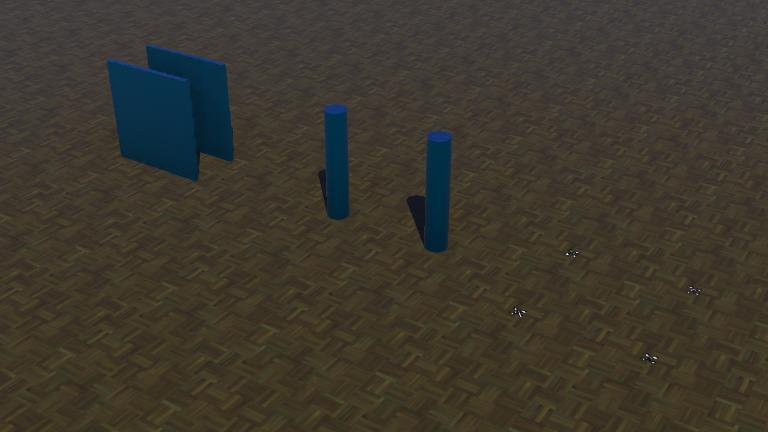
#> input picture MyThesis/crazyquad/worlds/.crazyquad.jpg, 768 x 432 px; its folder holds only this picture in this run
$ python -i CCN_obstacle_vision_sequential_fixed.py   (imports and definitions only)
#> lines starting #> are read from the running program, lines starting #| are printed output that depends on the picture; after the words box and inside, x2 and y2 are one past the last pixel; in counts of white or black regions, pixels touching at a corner belong together
#> further down, picture is the input picture: shape (432, 768, 3); mean B, G, R 45.7, 56, 61.1
### MyThesis/crazyquad/controllers/CCN1/pid_controller.py
# -*- coding: utf-8 -*-
#
#  ...........       ____  _ __
#  |  ,-^-,  |      / __ )(_) /_______________ _____  ___
#  | (  O  ) |     / __  / / __/ ___/ ___/ __ `/_  / / _ \
#  | / ,..´  |    / /_/ / / /_/ /__/ /  / /_/ / / /_/  __/
#     +.......   /_____/_/\__/\___/_/   \__,_/ /___/\___/
#
#  MIT Licence
#
#  Copyright (C) 2023 Bitcraze AB
#

"""
file: pid_controller.py

A simple PID controller for the Crazyflie
ported from pid_controller.c in the c-based controller of the Crazyflie
in Webots
"""

import numpy as np


class pid_velocity_fixed_height_controller():
    def __init__(self):
        self.past_vx_error = 0.0
        self.past_vy_error = 0.0
        self.past_alt_error = 0.0
        self.past_pitch_error = 0.0
        self.past_roll_error = 0.0
        self.altitude_integrator = 0.0
        self.last_time = 0.0

    # [49 lines left out: function pid, not called in this run]

### MyThesis/crazyquad/controllers/CCN_obstacle_vision_sequential_fixed.py
# -*- coding: utf-8 -*-
"""
CCN.py
Four-Crazyflie sequential obstacle-navigation controller for Webots R2025a.

Coordinate convention:
    +X = forward
    +Y = left
    +Z = up

Initial formation:
    D1 = (0,0)
    D2 = (0,1)
    D3 = (1,0)
    D4 = (1,1)

Motion sequence:
    D3 -> D4 -> D1 -> D2

Mission geometry:
    Column 1 = (2,0.5), diameter 0.1 m, height 2 m
    Column 2 = (3,0.5), diameter 0.1 m, height 2 m

    Wall 1 center = (5,0.2), length 1 m, thickness 0.05 m
    Wall 2 center = (5,0.7), length 1 m, thickness 0.05 m

The controller uses:
    - GPS for global position/velocity feedback
    - IMU + gyro for attitude/yaw
    - Camera + OpenCV for obstacle confirmation
    - MultiRanger for close-range safety and wall-centering
    - File flags ONLY for one-time mission synchronization.
      No os.replace()/temporary status files are used, so the
      previous WinError 5 race is avoided.
"""

from controller import Robot
from pid_controller import pid_velocity_fixed_height_controller

from math import cos, sin, sqrt, atan2, isfinite
from pathlib import Path
import csv
import os
import re
import shutil
import time as wallclock

import numpy as np
import cv2


# ============================================================
# SETTINGS
# ============================================================

TIME_STEP = 32

FLYING_ALTITUDE = 1.0
LAND_HEIGHT = 0.05

# Faster than the previous 0.20 m/s version,
# but still conservative enough for the obstacle course.
MAX_HORIZONTAL_SPEED = 0.45

KP_POS = 1.15
KP_YAW = 1.0

SETTLE_TIME = 1.0
ALTITUDE_THRESHOLD = 0.75

# Final formation = same square, shifted +6 m in X.
FINAL_X_SHIFT = 6.0


# ============================================================
# SEQUENCE
# ============================================================

START_ORDER = [3, 4, 1, 2]

PREVIOUS_DRONE = {
    3: None,
    4: 3,
    1: 4,
    2: 1,
}


# ============================================================
# INITIAL POSITIONS
# ============================================================

START_POSITIONS = {
    1: (0.0, 0.0),
    2: (0.0, 1.0),
    3: (1.0, 0.0),
    4: (1.0, 1.0),
}


# ============================================================
# OBSTACLE GEOMETRY
# ============================================================

COLUMN_1_X = 2.0
COLUMN_2_X = 3.0
COLUMN_Y = 0.5

COLUMN_GAP_CENTER_X = 2.5

# Exit after passing the two columns.
COLUMN_EXIT_X = 3.55

# Walls are centered at X=5.0 and extend 0.5 m on each side
# because their length is 1 m.
WALL_CENTER_X = 5.0

WALL_1_Y = 0.2
WALL_2_Y = 0.7

WALL_PASS_Y = 0.45

WALL_ENTRY_X = 4.35
WALL_EXIT_X = 5.65


# ============================================================
# WAYPOINTS
# ============================================================

# [30 lines left out: function build_targets, not called in this run]


# ============================================================
# ROBOT / ID
# ============================================================

# [1 line that did not run here, left out]

# [1 line that did not run here, left out]
# [1 line that did not run here, left out]

# [1 line that did not run here, left out]

# [4 lines that did not run here, left out]

# [3 lines not run here, left out]


# [1 line that did not run here, left out]

# [1 line that did not run here, left out]
# [1 line that did not run here, left out]

# [6 lines that did not run here, left out]

# [9 lines not run here, left out]


# ============================================================
# SHARED MISSION SYNCHRONIZATION
# ============================================================

controller_dir = Path(
    os.path.dirname(
        os.path.abspath(__file__)
    )
)

controllers_dir = controller_dir.parent

sync_root = controllers_dir / "_mission_sync"

# [4 lines not run here, left out]


# [126 lines left out: functions remove_old_missions, create_new_mission_for_drone3, find_current_mission, not called in this run]


# [9 lines that did not run here, left out]


# [5 lines not run here, left out]


# [161 lines left out: functions refresh_mission_if_deleted, flag_path, create_flag, flag_exists, wait_for_previous_drone, not called in this run]


# ============================================================
# FILE LOG
# ============================================================

# [3 lines that did not run here, left out]


mission_start_time = None
first_obstacle_time = None
columns_clear_time = None
walls_clear_time = None
final_time = None
landing_start_time = None
landing_complete_time = None


# [102 lines left out: functions elapsed, save_results, not called in this run]


# ============================================================
# MOTORS
# ============================================================

# [1 line that did not run here, left out]
# [1 line that did not run here, left out]
# [1 line that did not run here, left out]
# [1 line that did not run here, left out]

# [12 lines not run here, left out]


# ============================================================
# IMU / GPS / GYRO
# ============================================================

# [1 line that did not run here, left out]
# [1 line that did not run here, left out]
# [1 line that did not run here, left out]

# [7 lines not run here, left out]


# ============================================================
# RANGE SENSORS
# ============================================================

# [1 line that did not run here, left out]
# [1 line that did not run here, left out]
# [1 line that did not run here, left out]
# [1 line that did not run here, left out]

# [15 lines not run here, left out]


# ============================================================
# CAMERA
# ============================================================

# [1 line that did not run here, left out]

# [5 lines not run here, left out]

CAMERA_PERIOD = 64

# [1 line not run here, left out]

# [1 line that did not run here, left out]
# [1 line that did not run here, left out]

# [5 lines not run here, left out]


# ============================================================
# PID
# ============================================================

PID_controller = (
    pid_velocity_fixed_height_controller()
)


# [103 lines left out: functions reset_pid, safe_number, read_range, get_camera_image, not called in this run]


# ============================================================
# ROBUST VISION
# ============================================================

def vision_obstacle(image):

    """
    Returns:
        detected,
        direction,
        left_score,
        center_score,
        right_score

    direction:
        +1 = left
        -1 = right
         0 = unknown

    Important:
        The previous implementation treated tiny edge
        densities such as C=0.03 as obstacles. That caused
        a persistent false-positive state and very slow motion.

        This version requires:
            1) substantially higher central edge density, AND
            2) a meaningful contour with meaningful height.

        Camera is therefore active, but normal background
        texture is not allowed to dominate the controller.
    """

    if image is None:

        return (
            False,
            0,
            0.0,
            0.0,
            0.0
        )

    h, w = image.shape[:2]
#> h = 432; w = 768

    # Ignore extreme top and bottom regions.
    y1 = int(0.12 * h)
#> y1 = 51
    y2 = int(0.78 * h)
#> y2 = 336

    x1 = int(0.08 * w)
#> x1 = 61
    x2 = int(0.92 * w)
#> x2 = 706

    roi = image[
        y1:y2,
        x1:x2
    ]
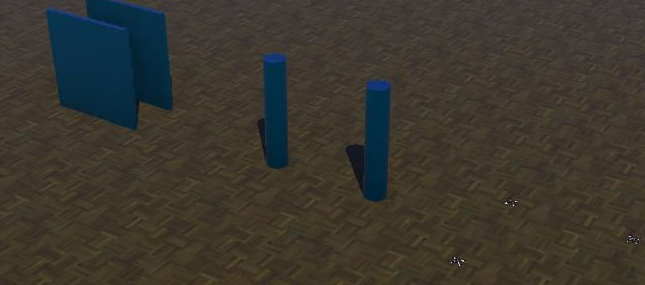
#> roi: shape (285, 645, 3); mean B, G, R 46.3, 55.1, 58.5

    gray = cv2.cvtColor(
        roi,
        cv2.COLOR_BGR2GRAY
    )
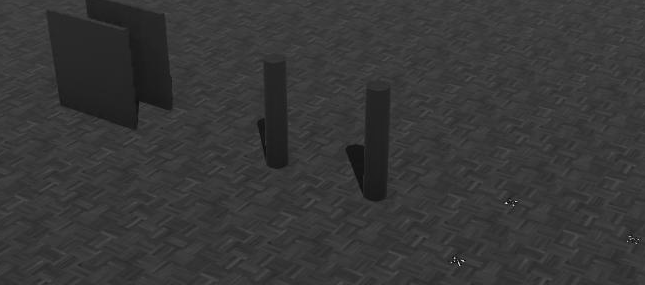
#> gray: shape (285, 645); min 4, max 233, mean 55.1

    gray = cv2.GaussianBlur(
        gray,
        (5, 5),
        0
    )

    edges = cv2.Canny(
        gray,
        80,
        160
    )
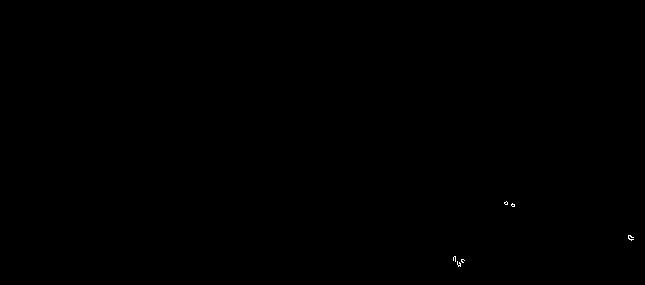
#> edges: shape (285, 645); 0.04% white in thin lines or dots, all inside (x1, y1, x2, y2) = (453, 201, 634, 267)

    # Close small gaps.
    kernel = np.ones(
        (5, 5),
        np.uint8
    )

    edges = cv2.morphologyEx(
        edges,
        cv2.MORPH_CLOSE,
        kernel,
        iterations=1
    )
#> edges: shape (285, 645); 0.06% white; 3 white regions, box (x1, y1, x2, y2) and area: (453, 256, 465, 267) 51, (504, 201, 515, 207) 31, (628, 235, 634, 241) 25

    rw = edges.shape[1]
#> rw = 645

    left_region = edges[
        :,
        :int(0.33 * rw)
    ]
#> left_region: shape (285, 212); every value is 0

    center_region = edges[
        :,
        int(0.33 * rw):
        int(0.67 * rw)
    ]
#> center_region: shape (285, 220); every value is 0

    right_region = edges[
        :,
        int(0.67 * rw):
    ]
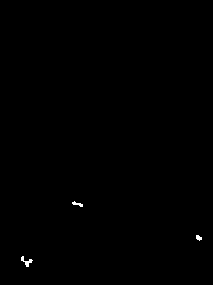
#> right_region: shape (285, 213); 0.18% white; 3 white regions

    left_score = (
        np.count_nonzero(left_region)
        /
        left_region.size
    )
#> left_score = 0

    center_score = (
        np.count_nonzero(center_region)
        /
        center_region.size
    )
#> center_score = 0

    right_score = (
        np.count_nonzero(right_region)
        /
        right_region.size
    )
#> right_score = 0.00176

    # --------------------------------------------------------
    # Contour filtering
    # --------------------------------------------------------

    contours, _ = cv2.findContours(
        edges,
        cv2.RETR_EXTERNAL,
        cv2.CHAIN_APPROX_SIMPLE
    )
#> contours = 3 contours, 2 with area under 20; largest, box (x1, y1, x2, y2) and area: (453, 256, 465, 267) 32

    roi_area = float(
        edges.shape[0]
        *
        edges.shape[1]
    )
#> roi_area = 183825

    valid_center_contour = False

    for contour in contours:

        area = cv2.contourArea(contour)

        if area < 40:
            continue

        bx, by, bw, bh = cv2.boundingRect(
            contour
        )

        center_x = (
            bx
            +
            bw / 2.0
        )

        center_norm = center_x / rw

        height_norm = (
            bh
            /
            edges.shape[0]
        )

        box_norm = (
            bw * bh
            /
            roi_area
        )

        # Meaningful object in the center.
        if (
            0.25 <= center_norm <= 0.75
            and
            height_norm >= 0.18
            and
            box_norm >= 0.008
        ):

            valid_center_contour = True

            break
#> this loop made 3 passes
#> area on pass 1: 31.5

    # The old 0.03-0.05 values are normal background.
    strong_center_edges = (
        center_score >= 0.10
    )
#> strong_center_edges = False

    detected = (
        strong_center_edges
        and
        valid_center_contour
    )
#> detected = False

    direction = 0

    if detected:

        # Lower edge density = more free visual space.
        if left_score < right_score:

            direction = +1

        elif right_score < left_score:

            direction = -1

        else:

            direction = 0

    return (
        detected,
        direction,
        left_score,
        center_score,
        right_score
    )


# ============================================================
# VISION FILTER
# ============================================================

vision_hits = 0

vision_misses = 0

vision_active = False

vision_direction = 0

vision_left = 0.0
vision_center = 0.0
vision_right = 0.0

last_vision_time = -100.0

VISION_PERIOD = 0.12

VISION_CONFIRM = 2


# [62 lines left out: function update_vision, not called in this run]


# ============================================================
# STATES
# ============================================================

TAKEOFF = 0
WAIT_SEQUENCE = 1
MOVE = 2
FINAL_WAIT = 3
LAND = 4
DONE = 5

state = TAKEOFF


# ============================================================
# INITIAL GPS SAMPLE
# ============================================================

# [4 lines not run here, left out]


# [1 line that did not run here, left out]

# [4 lines that did not run here, left out]

# [4 lines that did not run here, left out]

# [1 line that did not run here, left out]


# ============================================================
# STATUS
# ============================================================

# [7 lines not run here, left out]


settle_start_time = None

mission_start_time = None

waypoint_index = 0


# ============================================================
# MAIN LOOP
# ============================================================

# [962 lines not run here, left out]

>>> import cv2
>>> picture = cv2.imread('../worlds/.crazyquad.jpg')
>>> result = vision_obstacle(picture)
#> result = (False, 0, 0, 0, 0.00176)
